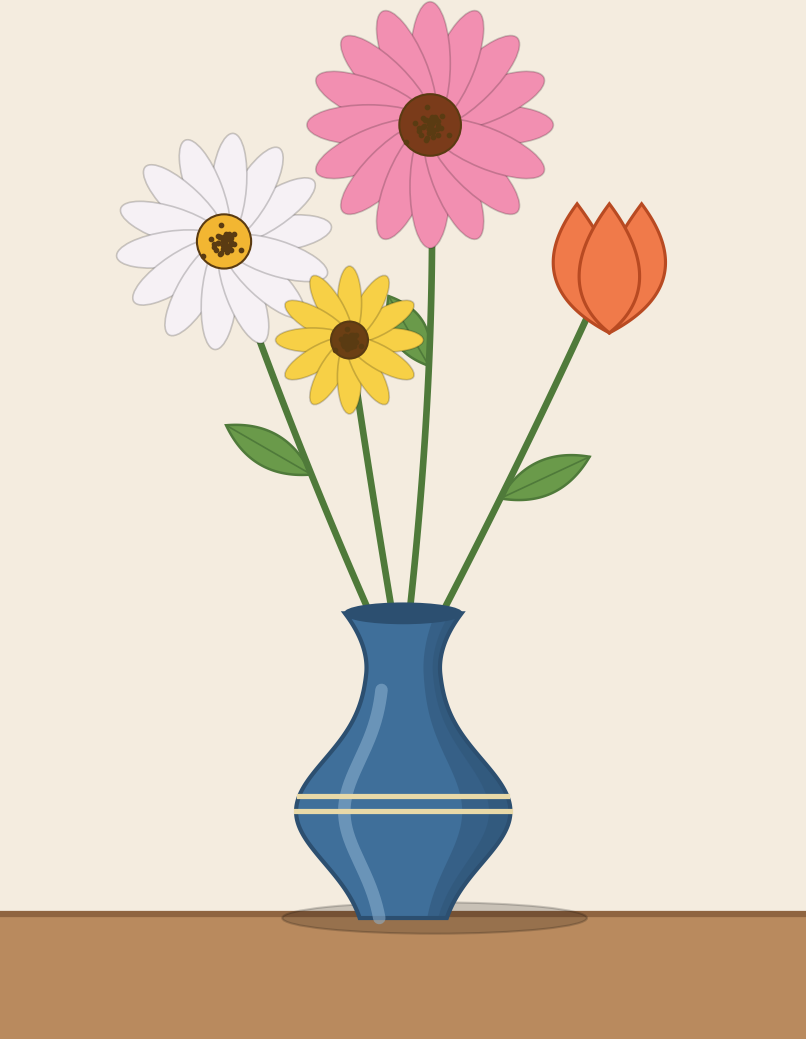

The script that saved this image:
"""Flowers in a vase, drawn with matplotlib primitives.

Run:  python3 flower_vase/flower_vase.py
Output: flower_vase/flower_vase.png
"""
from pathlib import Path

import matplotlib.pyplot as plt
import numpy as np
from matplotlib.patches import Ellipse, Polygon, Rectangle

OUT = Path(__file__).with_name("flower_vase.png")

# Palette
WALL = "#f4ecdf"
TABLE = "#b98a5e"
TABLE_EDGE = "#8f6440"
VASE = "#3f6f9a"
VASE_DARK = "#2c4f70"
VASE_LIGHT = "#8fb3d1"
STEM = "#4f7a3a"
LEAF = "#6a9a4a"


def bezier(p0, p1, p2, n=60):
    """Quadratic Bezier curve through control points p0, p1, p2."""
    t = np.linspace(0, 1, n)[:, None]
    p0, p1, p2 = map(np.asarray, (p0, p1, p2))
    return (1 - t) ** 2 * p0 + 2 * (1 - t) * t * p1 + t**2 * p2


def vase_profile(y):
    """Half-width of the vase at height y (y from 0 at base to 1 at lip)."""
    belly = 0.62 * np.exp(-(((y - 0.35) / 0.24) ** 2))
    lip = 0.2 * np.clip((y - 0.8) / 0.2, 0, 1) ** 2
    return 0.3 + belly + lip


def draw_vase(ax, cx=0.0, base=-3.25, height=3.4, scale=1.3):
    ys = np.linspace(0, 1, 200)
    half = vase_profile(ys) * scale
    xs_l, xs_r = cx - half, cx + half
    y_abs = base + ys * height
    outline = np.vstack([np.column_stack([xs_l, y_abs]),
                         np.column_stack([xs_r, y_abs])[::-1]])

    # Shadow on the table
    ax.add_patch(Ellipse((cx + 0.35, base), 3.4, 0.35, color="#000", alpha=0.18, zorder=2))
    ax.add_patch(Polygon(outline, closed=True, fc=VASE, ec=VASE_DARK, lw=2, zorder=5))

    # Simple shading: darker band on the right, highlight on the left
    for frac, colour, alpha in [(0.55, VASE_DARK, 0.45), (0.8, VASE_DARK, 0.35)]:
        band = np.vstack([np.column_stack([cx + half * frac, y_abs]),
                          np.column_stack([xs_r, y_abs])[::-1]])
        ax.add_patch(Polygon(band, closed=True, fc=colour, alpha=alpha, lw=0, zorder=6))
    hl = ys < 0.75
    ax.plot(cx - half[hl] * 0.55, y_abs[hl], color=VASE_LIGHT, lw=6, alpha=0.55,
            solid_capstyle="round", zorder=7)

    # Decorative band and lip
    for yb in (0.35, 0.4):
        w = vase_profile(np.array(yb)) * scale
        ax.plot([cx - w, cx + w], [base + yb * height] * 2, color="#e8d9a8", lw=2.5, zorder=7)
    lip_w = vase_profile(np.array(1.0)) * scale
    ax.add_patch(Ellipse((cx, base + height), 2 * lip_w, 0.22,
                         fc=VASE_DARK, ec=VASE_DARK, zorder=8))
    return base + height  # y of the lip


def draw_leaf(ax, anchor, angle, length=1.1, width=0.38):
    a = np.deg2rad(angle)
    tip = np.array(anchor) + length * np.array([np.cos(a), np.sin(a)])
    normal = width * np.array([-np.sin(a), np.cos(a)])
    mid = (np.array(anchor) + tip) / 2
    upper = bezier(anchor, mid + normal, tip)
    lower = bezier(tip, mid - normal, anchor)
    ax.add_patch(Polygon(np.vstack([upper, lower]), fc=LEAF, ec=STEM, lw=1.2, zorder=3))
    ax.plot(*np.array([anchor, tip]).T, color=STEM, lw=0.8, zorder=3)


def draw_daisy(ax, centre, r, petal_colour, centre_colour, n_petals=14, tilt=0):
    for k in range(n_petals):
        ang = tilt + 360 * k / n_petals
        a = np.deg2rad(ang)
        pos = np.array(centre) + 0.55 * r * np.array([np.cos(a), np.sin(a)])
        ax.add_patch(Ellipse(pos, 1.1 * r, 0.36 * r, angle=ang, fc=petal_colour,
                             ec="#00000030", lw=0.8, zorder=10))
    ax.add_patch(Ellipse(centre, 0.55 * r, 0.55 * r, fc=centre_colour, ec="#5a3b12",
                         lw=1, zorder=11))
    # Seed texture
    rng = np.random.default_rng(1)
    pts = rng.normal(size=(40, 2)) * 0.08 * r + np.array(centre)
    ax.scatter(*pts.T, s=3, color="#5a3b12", zorder=12)


def draw_tulip(ax, centre, r, colour, edge):
    cx, cy = centre
    base = (cx, cy - 0.8 * r)
    # Outer petals first, the centre petal last so it overlaps them
    for dx, z in [(-0.4, 10), (0.4, 10), (0.0, 11)]:
        tip = (cx + dx * r, cy + 0.8 * r)
        left = bezier(base, (cx + (dx - 0.75) * r, cy - 0.2 * r), tip)
        right = bezier(tip, (cx + (dx + 0.75) * r, cy - 0.2 * r), base)
        ax.add_patch(Polygon(np.vstack([left, right]), fc=colour, ec=edge, lw=1.5, zorder=z))


def main():
    fig, ax = plt.subplots(figsize=(7, 9), dpi=150)
    ax.set_xlim(-4.5, 4.5)
    ax.set_ylim(-4.6, 7)
    ax.set_aspect("equal")
    ax.axis("off")

    # Wall and table
    ax.add_patch(Rectangle((-4.5, -3.2), 9, 10.2, fc=WALL, zorder=0))
    ax.add_patch(Rectangle((-4.5, -4.6), 9, 1.4, fc=TABLE, zorder=1))
    ax.plot([-4.5, 4.5], [-3.2, -3.2], color=TABLE_EDGE, lw=3, zorder=1)

    lip_y = draw_vase(ax)

    # (flower head position, stem bend, drawer)
    flowers = [
        ((-2.0, 4.3), (-1.2, 2.0), lambda c: draw_daisy(ax, c, 1.1, "#f6f1f5", "#f2b632", tilt=8)),
        ((0.3, 5.6), (0.4, 3.0), lambda c: draw_daisy(ax, c, 1.25, "#f28fb1", "#7a3b1a", n_petals=16)),
        ((2.3, 4.0), (1.4, 2.0), lambda c: draw_tulip(ax, c, 0.9, "#f07a4a", "#b84a22")),
        ((-0.6, 3.2), (-0.4, 1.8), lambda c: draw_daisy(ax, c, 0.75, "#f7d046", "#6b3f14", n_petals=12)),
    ]

    stems = []
    for head, bend, _ in flowers:
        start = (head[0] * 0.12, lip_y - 0.3)
        stems.append(bezier(start, bend, head))
        ax.plot(*stems[-1].T, color=STEM, lw=3.2, solid_capstyle="round", zorder=4)

    draw_leaf(ax, stems[0][25], 150)
    draw_leaf(ax, stems[2][22], 25)
    draw_leaf(ax, stems[1][30], 120, length=0.9)

    for head, _, drawer in flowers:
        drawer(head)

    fig.savefig(OUT, bbox_inches="tight", pad_inches=0)
    print(f"Saved {OUT}")


if __name__ == "__main__":
    main()
